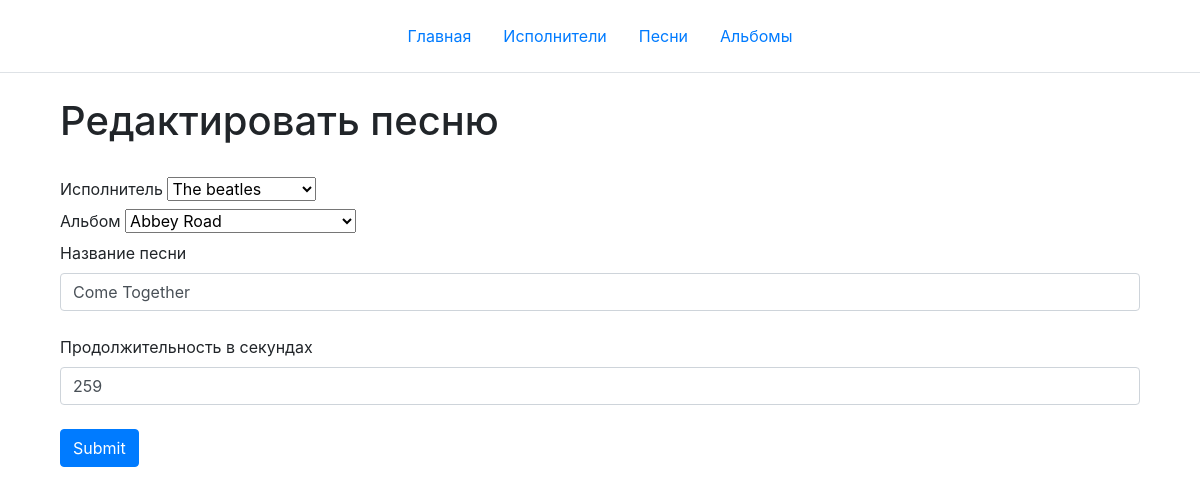
Page /update/1/ on the earlier database version.
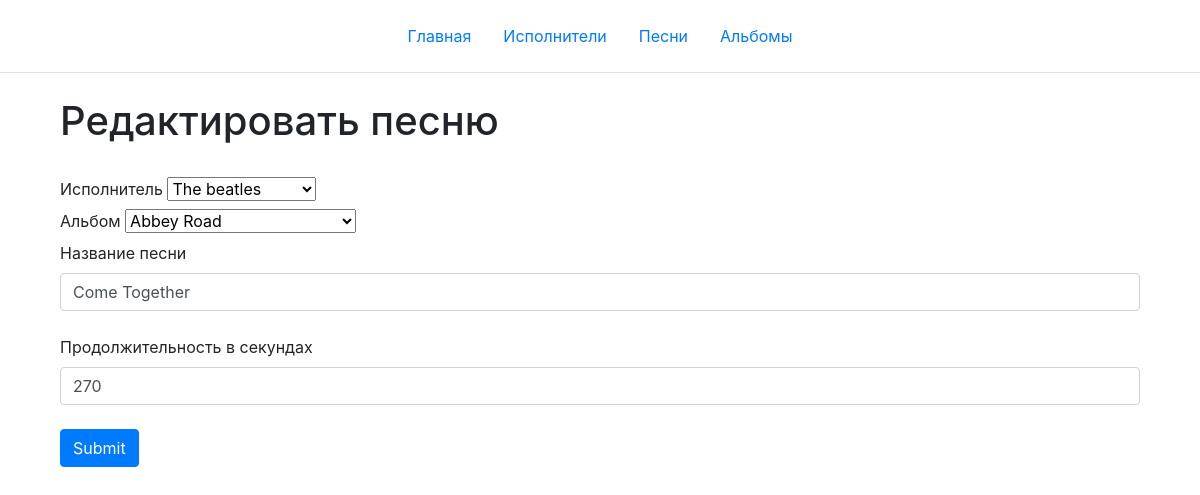
Same page on the later database version.
### mainSite/models.py (models this page shows, shortened)
class Songs(models.Model):
    title = models.CharField("Название песни",max_length=50)
    id_al = models.ForeignKey(Albums,on_delete=models.CASCADE)
    id_ar = models.ForeignKey(Artists,on_delete=models.CASCADE)
    length = models.IntegerField("Продолжительность песни в секундах")
    class Meta:
        verbose_name = "Песня"
        verbose_name_plural = "Песни"

class Artists(models.Model):
    pseudonym = models.CharField("Псевдоним исполнителя", max_length=50)
    genre = models.CharField("Жанр", max_length=50)
    formed_in = models.DateField("Дата начала карьеры")
    country = models.CharField("Страна", max_length=50)
    class Meta:
        verbose_name = "Исполнитель"
        verbose_name_plural = "Исполнители"

### mainSite/views.py (the view, shortened to what this page needs)
# urls.py: path('update/<int:id>/', views.view_edit, name="update"),
def view_edit(request, id):
    template = loader.get_template('main/update.html')
    song = get_object_or_404(Songs, pk=id)
    context = {
        'song': song,
        'artists':Artists.objects.all(),
        'albums': Albums.objects.all()
    }
    return HttpResponse(template.render(context, request))

### mainSite/templates/main/update.html (shortened to what this page needs)
{% extends 'main/base.html'%}
{% block content %}
<div class="container-fluid">
    <h1>Редактировать песню</h1><br>
    <form action="{% url 'update' song.pk %}" method="POST">
        <fieldset>
            <label class="form-label" for="id_ar">Исполнитель</label>
            <select class="form-select" aria-label="Default select example" name="id_ar" required>
                {% for artist in artists %}
                <option {% if artist.pk == song.id_ar.pk %}selected="selected"{% endif %} value="{{artist.pk}}">{{artist.pseudonym}}</option>
                {% endfor %}
            </select>
            <br>
            <label class="form-label" for="id_ph">Альбом</label>
            <select class="form-select" aria-label="Default select example" name="id_al" required>
                {% for el in albums %}
                <option {% if el.pk == book.id_ph.pk %}selected="selected"{% endif %} value="{{el.pk}}">{{el.title}}</option>
                {% endfor %}
            </select>
            <br>
            <label class="form-label" for="title">Название песни</label>
            <input class="form-control" type="text" name="title" value="{{song.title}}" required>
            <br>
            <label class="form-label" for="length">Продолжительность в секундах</label>
            <input class="form-control" type="number" name="length" value="{{song.length}}" required>
            <br>
            <input type="submit" class="btn btn-primary">
        </fieldset>
    </form>
</div>
{% endblock%}

Differences in the rows shown:
changed Songs "Come Together": length "259" → "270"
